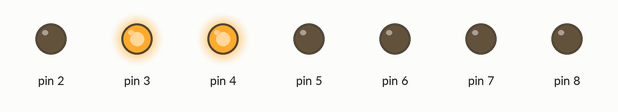
Recording of a sketch running on a simulated Arduino Uno, built with avr-gcc and run on an emulated ATmega328P. On the bench: output pins drawn as LEDs (lit = HIGH).

Above: at 0.5 s.
At 1.5 s:
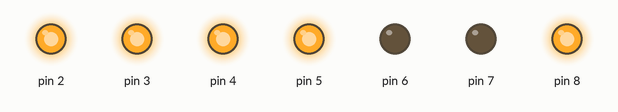
Timing chart, 0 to 3.0 s (numbered marks = the images above):
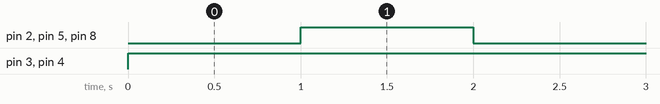

The sketch:

7seg_mar06a.ino
```cpp
void one();
void three();
void setup() {
  // put your setup code here, to run once:
  for(int i=2;i<9;i++)
   pinMode(i,OUTPUT);
}

void loop() {
  // put your main code here, to run repeatedly:

one();
three();
}

void one(){
  digitalWrite(2,LOW);
   digitalWrite(3,HIGH);
    digitalWrite(4,HIGH);
     digitalWrite(5,LOW);
      digitalWrite(6,LOW);
       digitalWrite(7,LOW);
        digitalWrite(8,LOW);
        delay(1000);
}

void three(){
  digitalWrite(2,HIGH);
   digitalWrite(3,HIGH);
    digitalWrite(4,HIGH);
     digitalWrite(5,HIGH);
      digitalWrite(6,LOW);
       digitalWrite(7,LOW);
        digitalWrite(8,HIGH);
        delay(1000);
}
```

Measured:
- by itself, pin 2, pin 5, pin 8: alternates HIGH for 1.0 s and LOW for 1.0 s
- by itself, pin 3, pin 4: LOW → HIGH at 0.00 s
